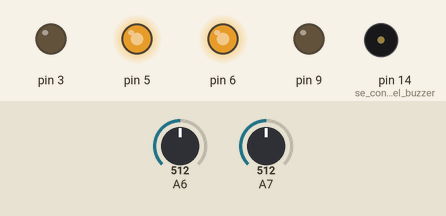
Simulated run of this sketch. Board: Arduino Uno, built with avr-gcc and run on an emulated ATmega328P. Parts: output pins drawn as LEDs (lit = HIGH), buzzer (waves = sounding). Inputs (shaded band) come from the test bench; at power-on: A6 = 512, A7 = 512. Pins used as bus, display or sensor lines are not drawn. At 6.3 s the program stops and its outputs stay as they are.

Above: at 1.2 s.
1.3 s: A6 set to 684
At 3.2 s:
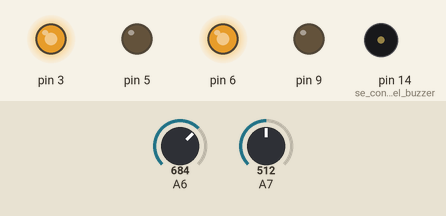
4.3 s: A6 set to 713
At 6.5 s:
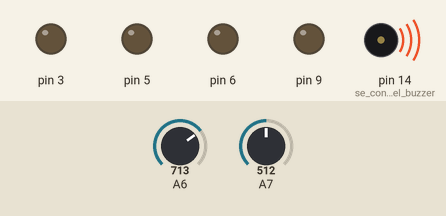
Timing chart, 0 to 7.8 s (numbered marks = the images above; inputs shaded):
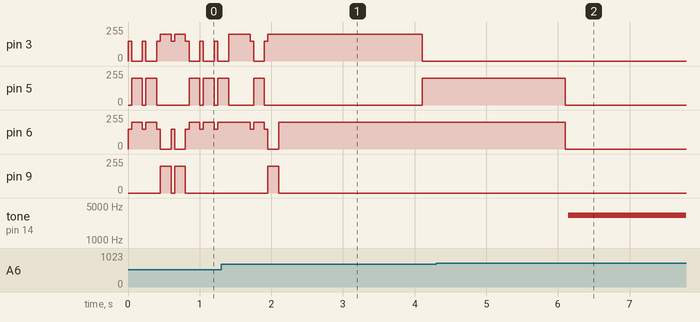

The sketch:

POPBOT_11_1.ino
```cpp
int Ref = 700;
int Izq, Der;
int cont = 0, j;

void setup() {
  pinMode(3, OUTPUT);
  pinMode(5, OUTPUT);
  pinMode(6, OUTPUT);
  pinMode(9, OUTPUT);
  pinMode(14, OUTPUT);    //se conecta el buzzer
}

void avanza(int speeds) {
  analogWrite(3, speeds);  // rueda izquierda avanza a la velocidad de 0-255
  digitalWrite(5, LOW);
  analogWrite(6, speeds);  //rueda derecha avanza a la velocidad de 0-255
  digitalWrite(9, LOW);
}

void motor_para() {
  digitalWrite(3, LOW);  // rueda izquierda avanza a la velocidad de 0-255
  digitalWrite(5, LOW);
  digitalWrite(6, LOW);  //rueda derecha avanza a la velocidad de 0-255
  digitalWrite(9, LOW);
}

void beep() {
  int i;
  for (i = 0; i < 600; i++) {
    digitalWrite(14, HIGH);
    delayMicroseconds(150);
    digitalWrite(14, LOW);
    delayMicroseconds(150);
  }
}

void giro_izq(int speeds) {
  digitalWrite(3, LOW);  // rueda izquierda avanza a la velocidad de 0-255
  analogWrite(5, speeds);
  analogWrite(6, speeds);  //rueda derecha avanza a la velocidad de 0-255
  digitalWrite(9, LOW);
}


void giro_der(int speeds) {
  analogWrite(3, speeds);  // rueda izquierda avanza a la velocidad de 0-255
  digitalWrite(5, LOW);
  digitalWrite(6, LOW);  //rueda derecha avanza a la velocidad de 0-255
  analogWrite(9, speeds);
}

void derecha90() {
  avanza(150);
  delay(50);
  giro_der(200);
  delay(100);
  while (analogRead(6) > Ref);
  delay(50);
}

void izquierda90() {
  avanza(150);
  delay(50);
  giro_izq(200);
  delay(100);
  while (analogRead(7) > Ref);
  delay(50);
}

void cruz() {
  cont++;
  if (cont == 11) {
    motor_para();
  }
  else if (cont == 8) {
    avanza(200);
    delay(300);
  }
  else if (cont == 3 || cont == 4 || cont == 10) {
    derecha90();
  }
  else {
    izquierda90();
  }
}

void loop() {
  while (cont < 11) {
    Izq = analogRead(7);
    Der = analogRead(6);
    if ((Izq < Ref) && (Der < Ref)) {
      cruz();
    }
    else if ((Izq > Ref) && (Der > Ref)) {
      avanza(150);
    }
    else if (Izq < Ref) {
      giro_izq(150);
    }
    else if (Der < Ref) {
      giro_der(150);
    }
  }
  avanza(200);
  delay(2000);
  giro_izq(200);
  delay(2000);
  motor_para();
  beep();
  while (1);
}
```

Measured:
- the behaviour switches between 699 and 700 on A6 (found by bisection; images 1 and 2)
